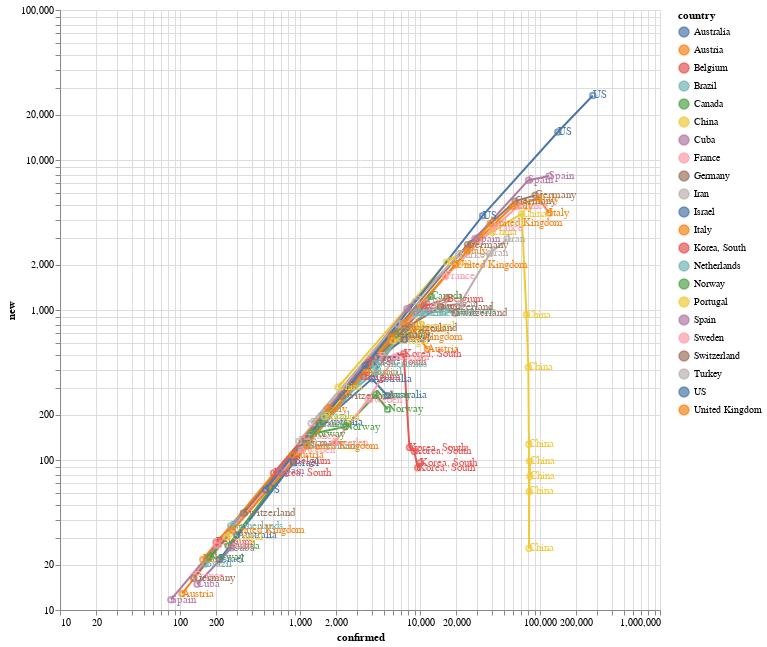

Write notebook code for a chart like this one.
### Code cell
import altair as alt

totals = raw_dfs.groupby('country').agg(total=('confirmed', 'max'))
countries = list(totals.index[totals['total'] > 5000]) + ['Cuba']

# countries = ['US', 'Italy', 'China', 'Spain', 'France', 'United Kingdom', 'Germany', 'Cuba', 'Korea, South', 'Japan']
# countries = raw_data.keys()
data = raw_dfs[raw_dfs['country'].isin(countries)]

chart = alt.Chart(data).mark_line().encode(
    x=alt.X('confirmed', scale=alt.Scale(type='log')),
    y=alt.Y('new', scale=alt.Scale(type='log')),
    color='country',
    tooltip='country',
)
dots = alt.Chart(data).mark_point().encode(
    x=alt.X('confirmed', scale=alt.Scale(type='log')),
    y=alt.Y('new', scale=alt.Scale(type='log')),
    color='country',
)

text = chart.mark_text(align='left').encode(
    text='country'    
)

(chart + text + dots).properties(width=600, height=600).interactive()

### Figure 1 — Vega-Lite specification as saved in the notebook (floating-point values rounded to 4 significant figures)
{"config": {"view": {"continuousWidth": 400, "continuousHeight": 300}}, "layer": [{"mark": "line", "encoding": {"color": {"type": "nominal", "field": "country"}, "tooltip": {"type": "nominal", "field": "country"}, "x": {"type": "quantitative", "field": "confirmed", "scale": {"type": "log"}}, "y": {"type": "quantitative", "field": "new", "scale": {"type": "log"}}}, "selection": {"selector001": {"type": "interval", "bind": "scales", "encodings": ["x", "y"]}}}, {"mark": {"type": "text", "align": "left"}, "encoding": {"color": {"type": "nominal", "field": "country"}, "text": {"type": "nominal", "field": "country"}, "tooltip": {"type": "nominal", "field": "country"}, "x": {"type": "quantitative", "field": "confirmed", "scale": {"type": "log"}}, "y": {"type": "quantitative", "field": "new", "scale": {"type": "log"}}}}, {"mark": "point", "encoding": {"color": {"type": "nominal", "field": "country"}, "x": {"type": "quantitative", "field": "confirmed", "scale": {"type": "log"}}, "y": {"type": "quantitative", "field": "new", "scale": {"type": "log"}}}}], "data": {"name": "data-f92036a7e6ee770e7f86985b91aaebf8"}, "height": 600, "width": 600, "$schema": "https://vega.github.io/schema/vega-lite/v4.0.2.json", "datasets": {"data-f92036a7e6ee770e7f86985b91aaebf8": [{"week": 7, "confirmed": 297, "new": 31.57, "country": "Australia"}, {"week": 8, "confirmed": 1549, "new": 178.9, "country": "Australia"}, {"week": 9, "confirmed": 3984, "new": 347.9, "country": "Australia"}, {"week": 10, "confirmed": 5330, "new": 269.2, "country": "Australia"}, {"week": 6, "confirmed": 104, "new": 12.86, "country": "Austria"}, {"week": 7, "confirmed": 860, "new": 108.0, "country": "Austria"}, {"week": 8, "confirmed": 3582, "new": 388.9, "country": "Austria"}, {"week": 9, "confirmed": 8788, "new": 743.7, "country": "Austria"}, {"week": 10, "confirmed": 11524, "new": 547.2, "country": "Austria"}, {"week": 6, "confirmed": 200, "new": 28.29, "country": "Belgium"}, {"week": 7, "confirmed": 886, "new": 98.0, "country": "Belgium"}, {"week": 8, "confirmed": 3401, "new": 359.3, "country": "Belgium"}, {"week": 9, "confirmed": 10836, "new": 1062.0, "country": "Belgium"}, {"week": 10, "confirmed": 16770, "new": 1187.0, "country": "Belgium"}, {"week": 7, "confirmed": 162, "new": 20.29, "country": "Brazil"}, {"week": 8, "confirmed": 1546, "new": 197.7, "country": "Brazil"}, {"week": 9, "confirmed": 4256, "new": 387.1, "country": "Brazil"}, {"week": 10, "confirmed": 9056, "new": 960.0, "country": "Brazil"}, {"week": 7, "confirmed": 252, "new": 26.86, "country": "Canada"}, {"week": 8, "confirmed": 1469, "new": 173.9, "country": "Canada"}, {"week": 9, "confirmed": 6280, "new": 687.3, "country": "Canada"}, {"week": 10, "confirmed": 12437, "new": 1231.0, "country": "Canada"}, {"week": 0, "confirmed": 2075, "new": 305.4, "country": "China"}, {"week": 1, "confirmed": 16630, "new": 2079.0, "country": "China"}, {"week": 2, "confirmed": 39829, "new": 3314.0, "country": "China"}, {"week": 3, "confirmed": 70513, "new": 4383.0, "country": "China"}, {"week": 4, "confirmed": 77022, "new": 929.9, "country": "China"}, {"week": 5, "confirmed": 79932, "new": 415.7, "country": "China"}, {"week": 6, "confirmed": 80823, "new": 127.3, "country": "China"}, {"week": 7, "confirmed": 81003, "new": 25.71, "country": "China"}, {"week": 8, "confirmed": 81435, "new": 61.71, "country": "China"}, {"week": 9, "confirmed": 82122, "new": 98.14, "country": "China"}, {"week": 10, "confirmed": 82511, "new": 77.8, "country": "China"}, {"week": 9, "confirmed": 139, "new": 14.86, "country": "Cuba"}, {"week": 10, "confirmed": 269, "new": 26.0, "country": "Cuba"}, {"week": 5, "confirmed": 130, "new": 16.86, "country": "France"}, {"week": 6, "confirmed": 1136, "new": 143.7, "country": "France"}, {"week": 7, "confirmed": 4532, "new": 485.1, "country": "France"}, {"week": 8, "confirmed": 16243, "new": 1673.0, "country": "France"}, {"week": 9, "confirmed": 40708, "new": 3495.0, "country": "France"}, {"week": 10, "confirmed": 65202, "new": 4899.0, "country": "France"}, {"week": 5, "confirmed": 130, "new": 16.29, "country": "Germany"}, {"week": 6, "confirmed": 1040, "new": 130.0, "country": "Germany"}, {"week": 7, "confirmed": 5795, "new": 679.3, "country": "Germany"}, {"week": 8, "confirmed": 24873, "new": 2725.0, "country": "Germany"}, {"week": 9, "confirmed": 62095, "new": 5317.0, "country": "Germany"}, {"week": 10, "confirmed": 91159, "new": 5813.0, "country": "Germany"}, {"week": 5, "confirmed": 978, "new": 133.6, "country": "Iran"}, {"week": 6, "confirmed": 6566, "new": 798.3, "country": "Iran"}, {"week": 7, "confirmed": 13938, "new": 1053.0, "country": "Iran"}, {"week": 8, "confirmed": 21638, "new": 1100.0, "country": "Iran"}, {"week": 9, "confirmed": 38309, "new": 2382.0, "country": "Iran"}, {"week": 10, "confirmed": 53183, "new": 2975.0, "country": "Iran"}, {"week": 7, "confirmed": 213, "new": 21.71, "country": "Israel"}, {"week": 8, "confirmed": 883, "new": 95.71, "country": "Israel"}, {"week": 9, "confirmed": 4247, "new": 480.6, "country": "Israel"}, {"week": 10, "confirmed": 7428, "new": 636.2, "country": "Israel"}, {"week": 4, "confirmed": 155, "new": 21.71, "country": "Italy"}, {"week": 5, "confirmed": 1694, "new": 219.9, "country": "Italy"}, {"week": 6, "confirmed": 7375, "new": 811.6, "country": "Italy"}, {"week": 7, "confirmed": 24747, "new": 2482.0, "country": "Italy"}, {"week": 8, "confirmed": 59138, "new": 4913.0, "country": "Italy"}, {"week": 9, "confirmed": 97689, "new": 5507.0, "country": "Italy"}, {"week": 10, "confirmed": 119827, "new": 4428.0, "country": "Italy"}, {"week": 4, "confirmed": 602, "new": 81.86, "country": "Korea, South"}, {"week": 5, "confirmed": 3736, "new": 447.7, "country": "Korea, South"}, {"week": 6, "confirmed": 7314, "new": 511.1, "country": "Korea, South"}, {"week": 7, "confirmed": 8162, "new": 121.1, "country": "Korea, South"}, {"week": 8, "confirmed": 8961, "new": 114.1, "country": "Korea, South"}, {"week": 9, "confirmed": 9583, "new": 88.86, "country": "Korea, South"}, {"week": 10, "confirmed": 10062, "new": 95.8, "country": "Korea, South"}, {"week": 6, "confirmed": 265, "new": 36.43, "country": "Netherlands"}, {"week": 7, "confirmed": 1138, "new": 124.7, "country": "Netherlands"}, {"week": 8, "confirmed": 4217, "new": 439.9, "country": "Netherlands"}, {"week": 9, "confirmed": 10930, "new": 959.0, "country": "Netherlands"}, {"week": 10, "confirmed": 15821, "new": 978.2, "country": "Netherlands"}, {"week": 6, "confirmed": 176, "new": 22.43, "country": "Norway"}, {"week": 7, "confirmed": 1221, "new": 149.3, "country": "Norway"}, {"week": 8, "confirmed": 2385, "new": 166.3, "country": "Norway"}, {"week": 9, "confirmed": 4284, "new": 271.3, "country": "Norway"}, {"week": 10, "confirmed": 5370, "new": 217.2, "country": "Norway"}, {"week": 7, "confirmed": 245, "new": 30.71, "country": "Portugal"}, {"week": 8, "confirmed": 1600, "new": 193.6, "country": "Portugal"}, {"week": 9, "confirmed": 5962, "new": 623.1, "country": "Portugal"}, {"week": 10, "confirmed": 9886, "new": 784.8, "country": "Portugal"}, {"week": 5, "confirmed": 84, "new": 11.71, "country": "Spain"}, {"week": 6, "confirmed": 673, "new": 84.14, "country": "Spain"}, {"week": 7, "confirmed": 7798, "new": 1018.0, "country": "Spain"}, {"week": 8, "confirmed": 28768, "new": 2996.0, "country": "Spain"}, {"week": 9, "confirmed": 80110, "new": 7335.0, "country": "Spain"}, {"week": 10, "confirmed": 119199, "new": 7818.0, "country": "Spain"}, {"week": 6, "confirmed": 203, "new": 27.0, "country": "Sweden"}, {"week": 7, "confirmed": 1022, "new": 117.0, "country": "Sweden"}, {"week": 8, "confirmed": 1934, "new": 130.3, "country": "Sweden"}, {"week": 9, "confirmed": 3700, "new": 252.3, "country": "Sweden"}, {"week": 10, "confirmed": 6131, "new": 486.2, "country": "Sweden"}, {"week": 6, "confirmed": 337, "new": 44.29, "country": "Switzerland"}, {"week": 7, "confirmed": 2200, "new": 266.1, "country": "Switzerland"}, {"week": 8, "confirmed": 7474, "new": 753.4, "country": "Switzerland"}, {"week": 9, "confirmed": 14829, "new": 1051.0, "country": "Switzerland"}, {"week": 10, "confirmed": 19606, "new": 955.4, "country": "Switzerland"}, {"week": 8, "confirmed": 1236, "new": 175.7, "country": "Turkey"}, {"week": 9, "confirmed": 9217, "new": 1140.0, "country": "Turkey"}, {"week": 10, "confirmed": 20921, "new": 2341.0, "country": "Turkey"}, {"week": 6, "confirmed": 274, "new": 34.0, "country": "United Kingdom"}, {"week": 7, "confirmed": 1145, "new": 124.4, "country": "United Kingdom"}, {"week": 8, "confirmed": 5745, "new": 657.1, "country": "United Kingdom"}, {"week": 9, "confirmed": 19780, "new": 2005.0, "country": "United Kingdom"}, {"week": 10, "confirmed": 38689, "new": 3782.0, "country": "United Kingdom"}, {"week": 6, "confirmed": 518, "new": 63.43, "country": "US"}, {"week": 7, "confirmed": 3499, "new": 425.9, "country": "US"}, {"week": 8, "confirmed": 33276, "new": 4254.0, "country": "US"}, {"week": 9, "confirmed": 140886, "new": 15370.0, "country": "US"}, {"week": 10, "confirmed": 275586, "new": 26940.0, "country": "US"}]}}
